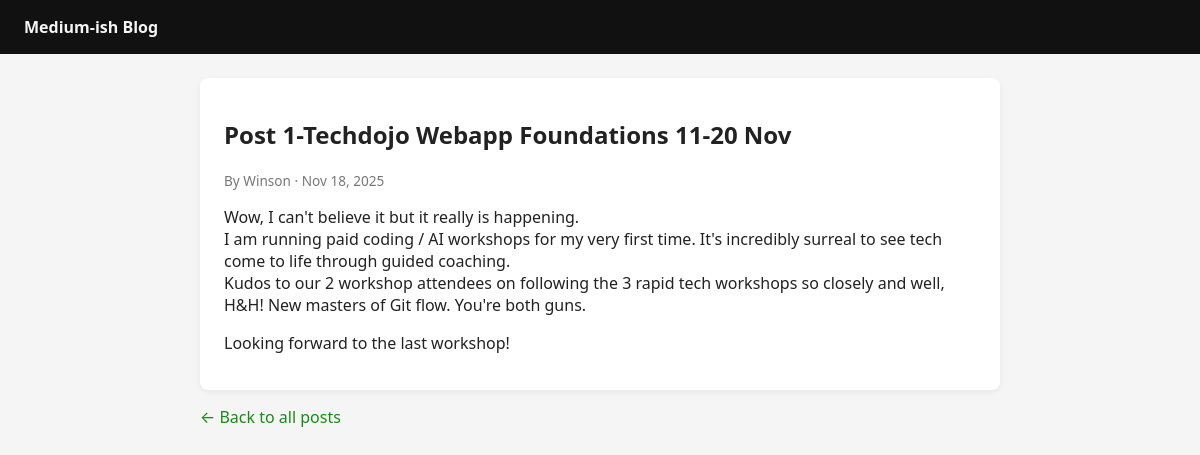
/posts/post-1-techdojo-webapp-foundations-11-20-nov/, run on the app's committed database.
### blog/models.py (models this page shows, shortened)
class Post(models.Model):
    title = models.CharField(max_length=200)
    slug = models.SlugField(unique=True, blank=True)
    author = models.CharField(max_length=100, default="Winson")  # or blank=True
    content = models.TextField()
    created_at = models.DateTimeField(auto_now_add=True)
    updated_at = models.DateTimeField(auto_now=True)
    published = models.BooleanField(default=True)
    class Meta:
        ordering = ["-published", "-created_at"]  # newest first

### blog/views.py (the view)
# urls.py: path("posts/<slug:slug>/", views.post_detail, name="post_detail"),
def post_detail(request, slug):
    post = get_object_or_404(Post, slug=slug, published=True)
    return render(request, "blog/post_detail.html", {"post": post})

### blog/templates/blog/post_detail.html (shortened to what this page needs)
{% extends "blog/base.html" %}
{% block content %}
<article class="post-card">
  <h1>{{ post.title }}</h1>
  <div class="meta">
    By {{ post.author }} · {{ post.created_at|date:"M j, Y" }}
  </div>
  <div>
    {{ post.content|linebreaks }}
  </div>
</article>
<p style="margin-top:16px;">
  <a href="{% url 'blog:post_list' %}">← Back to all posts</a>
</p>
{% endblock %}

### blog/templates/blog/base.html (style rules this page uses)
body { font-family: system-ui, -apple-system, BlinkMacSystemFont, "Segoe UI", sans-serif; margin: 0; background: #f5f5f5; color: #222; }
.post-card { background: #fff; padding: 20px 24px; border-radius: 8px; margin-bottom: 16px; box-shadow: 0 2px 6px rgba(0, 0, 0, 0.06); }
.meta { font-size: 0.85rem; color: #777; margin-bottom: 8px; }
a { color: #1a8917; text-decoration: none; }

### data on the page
Post: title "Post 1-Techdojo Webapp Foundations 11-20 Nov", author "Winson", created_at "Nov 18, 2025", content "Wow, I can't believe it but it really is happening. I am running paid coding / AI workshops for my very first time. It's incredibly surreal to see tech come to life through guided coaching. Kudos to our 2 workshop attendees on following the 3 rapid tech workshops so closely and well, H&H! New masters of Git flow. You're both guns. Looking forward to the last workshop!"
